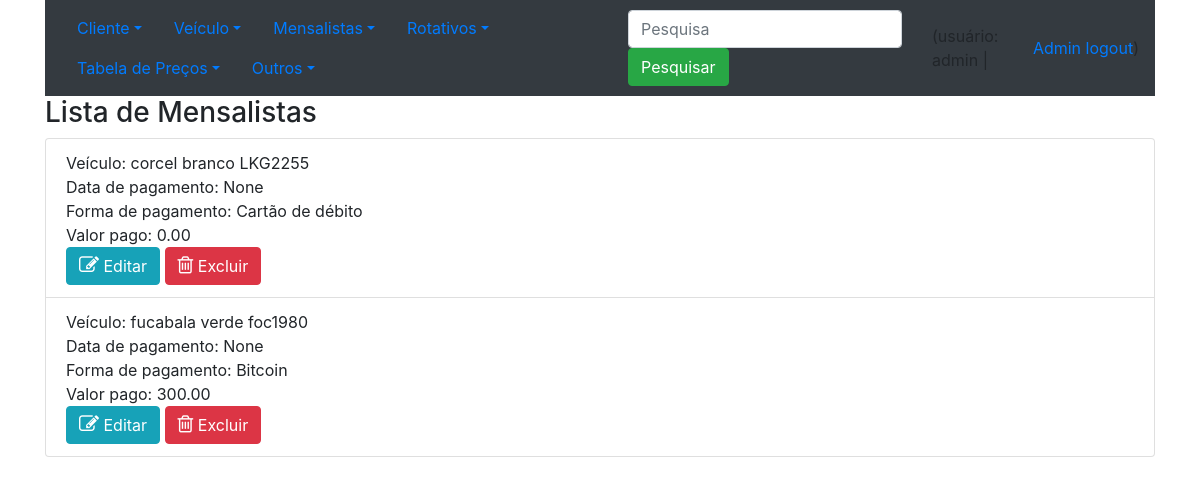
/lista_mensalistas/ (signed in), run on the app's committed database.
### core/models.py (models this page shows, shortened)
class Mensalista (models.Model):
    id_veiculo = models.ForeignKey(Veiculo, on_delete=models.CASCADE, verbose_name='Veiculo')
    id_tabela = models.ForeignKey(Tabela,on_delete=models.CASCADE, verbose_name='Tarifa')
    data_pagamento = models.DateTimeField(auto_now=False, blank=True, null=True, verbose_name='Data de Pagamento')
    forma_pagamento = models.ForeignKey(FormaPagamento, on_delete=models.CASCADE, verbose_name='Tipo de pagamento')
    observacoes = models.TextField(blank=True, null=True, verbose_name='Observações')
    total = models.DecimalField(max_digits=10, decimal_places=2, blank=True, null=True, default=0.0, verbose_name='Total')
    class Meta:
        verbose_name_plural = 'Mensalistas'

class Veiculo(models.Model):
    id_cliente = models.ForeignKey(Cliente, on_delete=models.CASCADE, verbose_name='Cliente')
    id_fabricante = models.ForeignKey(Fabricante, on_delete=models.CASCADE, verbose_name='Fabricante')
    modelo = models.CharField(max_length=30, verbose_name='Modelo')
    ano = models.IntegerField(default=2022, blank=True, null=True, verbose_name='Ano')
    cor = models.CharField(max_length=50, blank=True, null=True, verbose_name='Cor')
    placa = models.CharField(max_length=12, verbose_name='Placa')
    foto = models.ImageField(upload_to='fotos_veiculos', blank=True, null=True, verbose_name='Foto')
    def __str__(self):
        return f'{self.modelo} {self.cor} {self.placa} '
    class Meta:
        verbose_name_plural = 'Veículos'

class FormaPagamento (models.Model):
    descricao = models.CharField (max_length=50, verbose_name='Tipo de Pagamento')
    def __str__(self):
        return self.descricao
    class Meta:
        verbose_name_plural = 'Formas de pagamento'

### core/views.py (the view)
@login_required()
def lista_mensalistas(request):
    if request.user.is_staff:
        dados = Mensalista.objects.all()
        if request.POST:
            if request.POST['i_pesquisa']:
                dados = Rotativo.objects.filter(id_veiculo=request.POST['i_pesquisa'])
        contexto = {'dados': dados}
        return render (request, 'core/lista_mensalistas.html', contexto)
    else:
        contexto = {'string': 'Voce não tem permissao para executar esta operação. Procure seu chefe.', 'url': '/'}
        return render(request, 'core/mensagem.html', contexto)

### core/templates/core/lista_mensalistas.html (shortened to what this page needs)
{% extends 'base.html' %}
{% block main %}
<h3> Lista de Mensalistas</h3>
  <ul class="list-group">
    {% for i in dados %}
      <li class="list-group-item">
        Veículo: {{i.id_veiculo}} <br>
        Data de pagamento: {{i.data_pagamento}} <br>
        Forma de pagamento: {{i.forma_pagamento}} <br>
        Valor pago: {{i.total}} <br>
        <a class="btn btn-info" href = "/atualiza_mensalista/{{ i.id }}/">
            <i class="fa fa-edit" style="font-size:20px;color:white;"></i>
            Editar</a>
        <a class="btn btn-danger" href = "/exclua_mensalista/{{ i.id }}/">
            <i class="fa fa-trash-o" style="font-size:20px;color:white;"></i>
            Excluir</a><br>
      </li>
    {% endfor %}
  </ul>
{% endblock %}

### templates/base.html (shortened to what this page needs)
<!DOCTYPE html>
<html lang="en">
<head>
    <link rel="stylesheet" href="https://cdn.jsdelivr.net/npm/bootstrap@4.6.1/dist/css/bootstrap.min.css">
    <link rel="stylesheet" href="https://cdnjs.cloudflare.com/ajax/libs/font-awesome/4.7.0/css/font-awesome.min.css">
</head>
<body>
    <div class="container">
        <nav class="navbar navbar-expand-sm bg-dark navbar-dark">
          <ul class="nav nav-pills">
            <li class="nav-item dropdown">
              <a class="nav-link dropdown-toggle" data-toggle="dropdown" href="#">Cliente</a>
            </li>
            <li class="nav-item dropdown">
              <a class="nav-link dropdown-toggle" data-toggle="dropdown" href="#">Veículo</a>
            </li>
            <li class="nav-item dropdown">
              <a class="nav-link dropdown-toggle" data-toggle="dropdown" href="#">Mensalistas</a>
            </li>
            <li class="nav-item dropdown">
              <a class="nav-link dropdown-toggle" data-toggle="dropdown" href="#">Rotativos</a>
            </li>
            <li class="nav-item dropdown">
              <a class="nav-link dropdown-toggle" data-toggle="dropdown" href="#">Tabela de Preços</a>
            </li>
            <li class="nav-item dropdown">
              <a class="nav-link dropdown-toggle" data-toggle="dropdown" href="#">Outros</a>
            </li>
          </ul>
<form class="form-inline" method="post">
    <input  class="form-control mr-sm-2" type="text" placeholder="Pesquisa" name="i_pesquisa">
    <button class="btn btn-success" type="submit">Pesquisar</button>
</form>
                {% if user.get_username %}
                    (usuário: {{ user.get_username }} | <a href="/admin/">Admin</a> &nbsp;
                                                        <a href="/accounts/logout/">logout</a>)<br>
                {% else%}
                    (usuário não autenticado | <a href="/admin/">Admin</a> &nbsp;
                                                <a href="/accounts/login/">Login</a> &nbsp;
                                                <a href='/accounts/registrar/'>Registrar</a>)<br>
                {% endif %}
        </nav>
        {% block main %}
        {% endblock %}
    </div>
</body>
</html>

### data on the page
Mensalista: id_veiculo "corcel branco LKG2255", data_pagamento "None", forma_pagamento "Cartão de débito", total "0.00"
Mensalista: id_veiculo "fucabala verde foc1980", data_pagamento "None", forma_pagamento "Bitcoin", total "300.00"

### other printed values
{{ user.get_username }} "admin"
